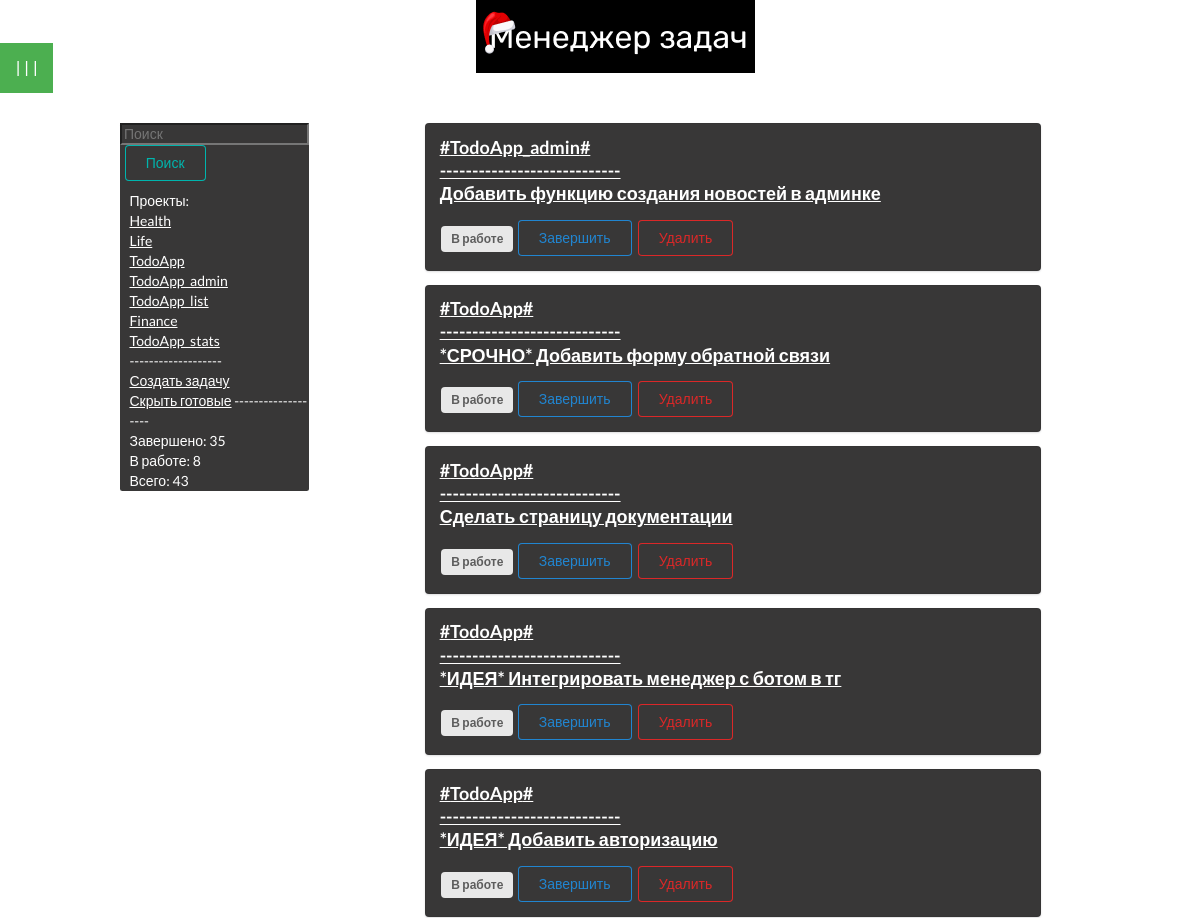
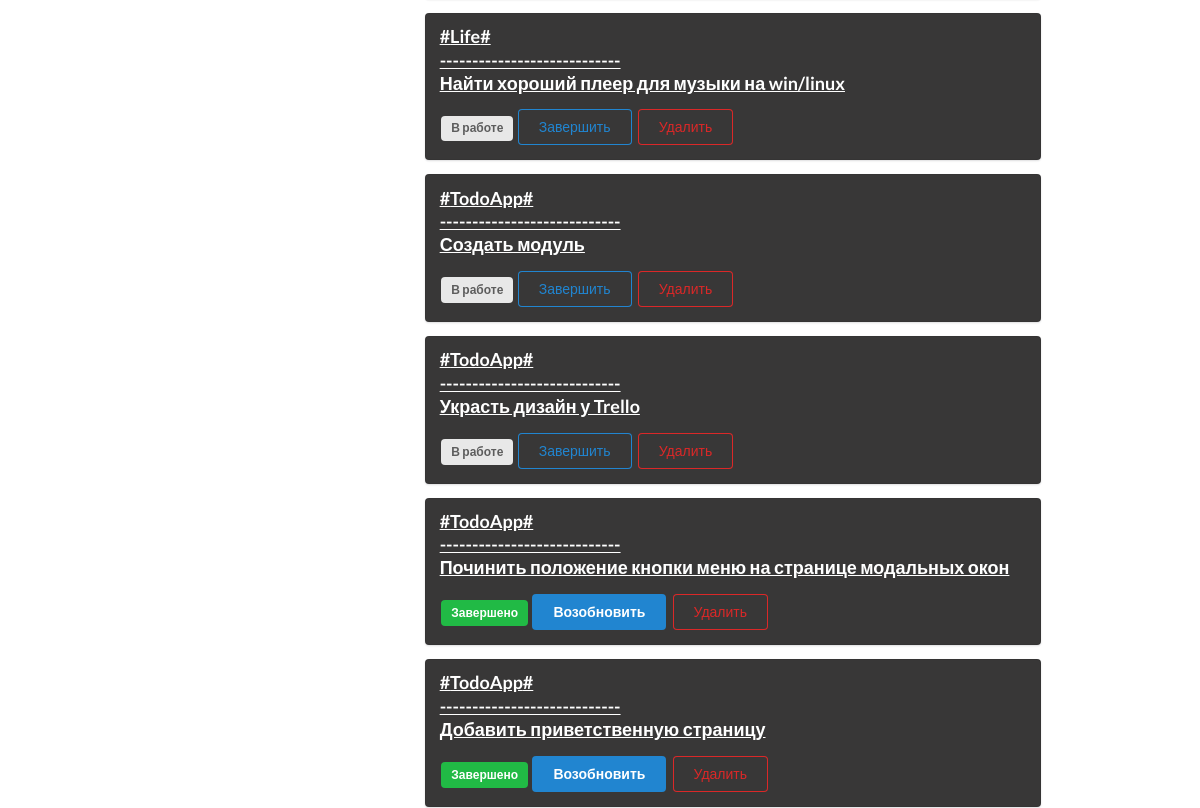
Before: / (upper part) with the older database file (2 pictures, top to bottom).
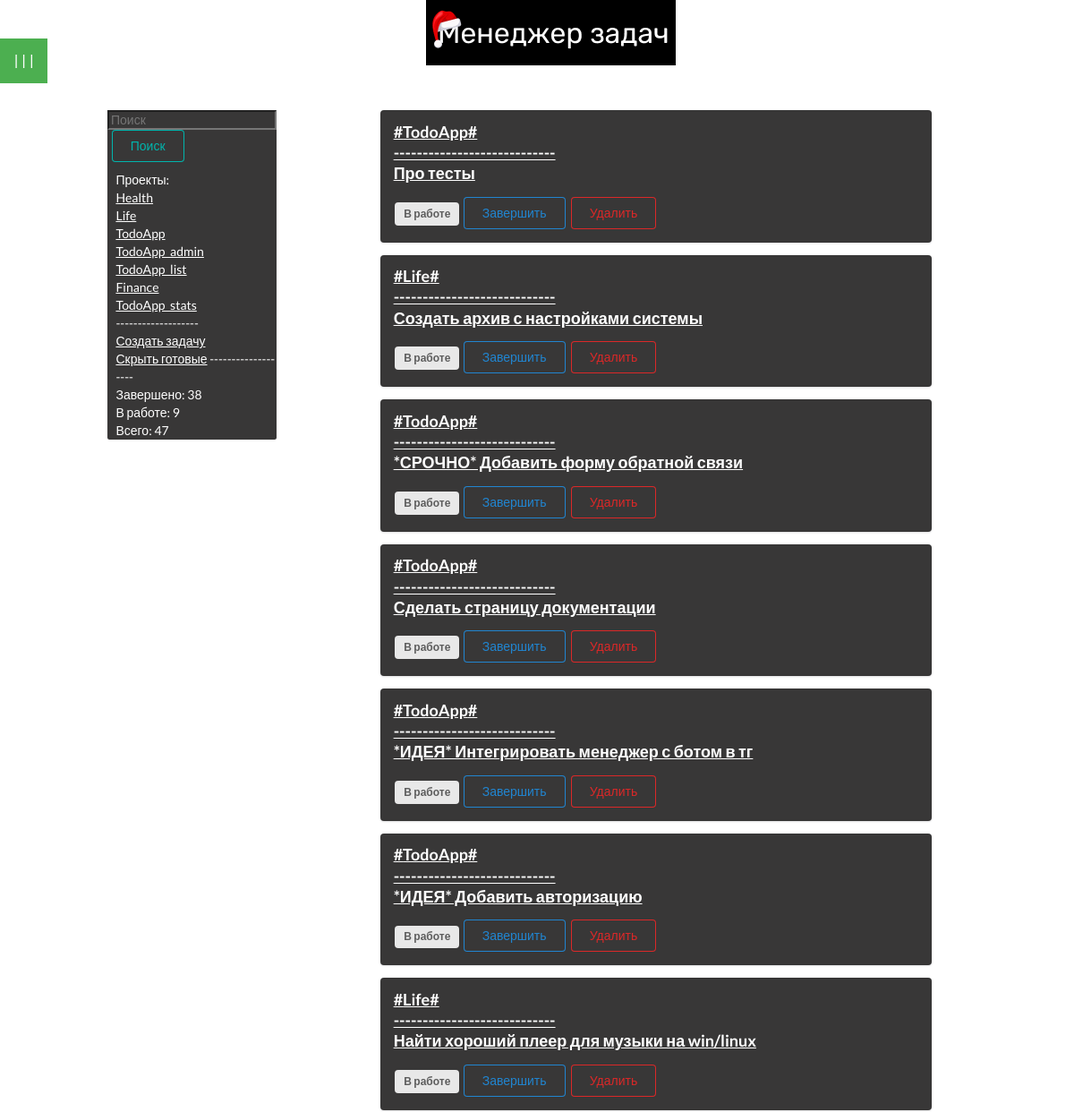
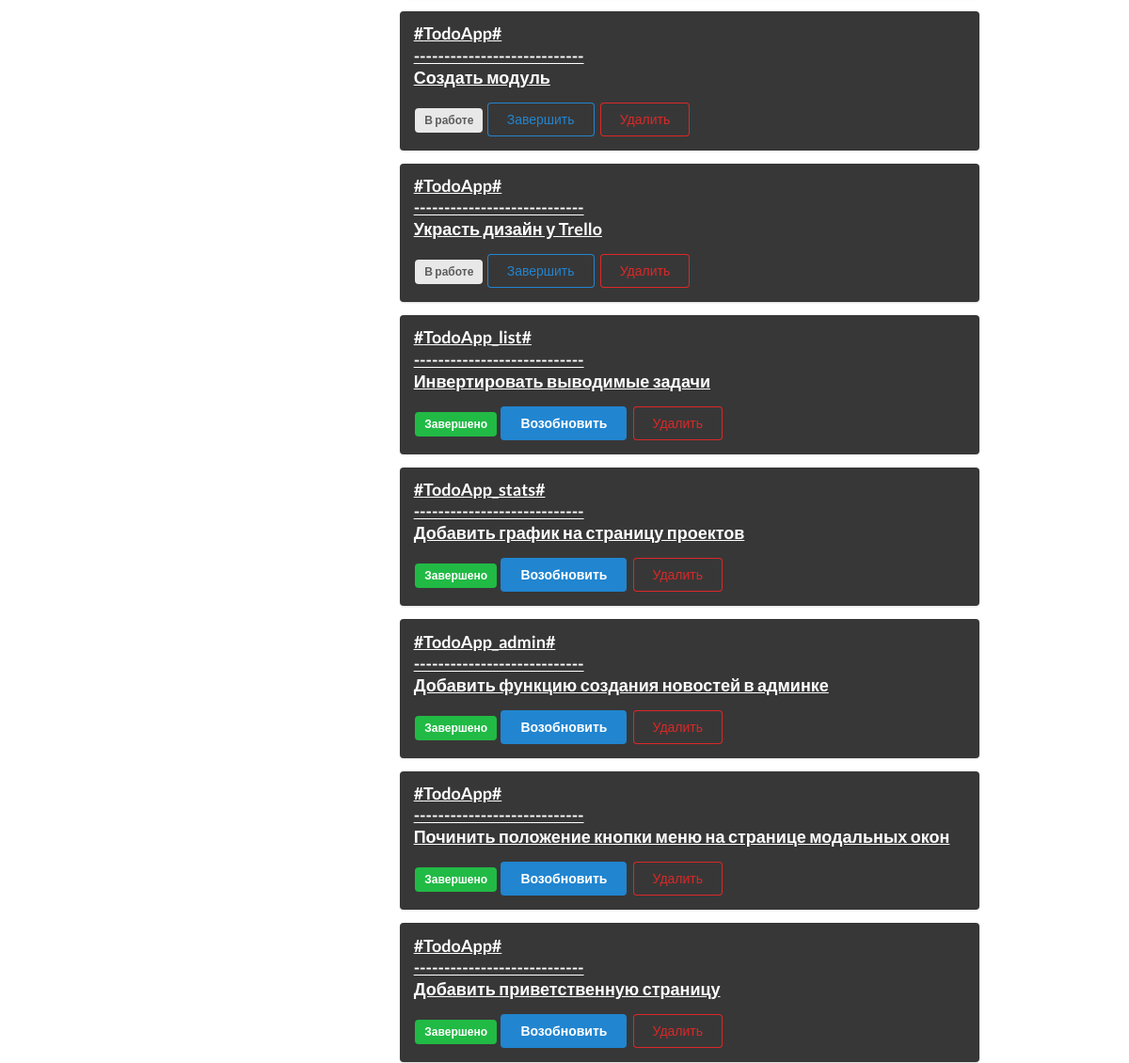
After: the same page with the newer database file (2 pictures, top to bottom).
### todo/models.py (models this page shows)
class Tag(db.Model):
    id = db.Column(db.Integer, primary_key=True)
    title = db.Column(db.String(100))
    descr = db.Column(db.String(1000))

class ToDo(db.Model):
    id = db.Column(db.Integer, primary_key=True)
    title = db.Column(db.String(100))
    tag = db.Column(db.String(50))
    descr = db.Column(db.String(1000))
    create_date = db.Column(db.String(25))
    close_date = db.Column(db.String(25))
    is_complete = db.Column(db.Boolean)

### todo/routes.py (the view)
@app.get('/')
def home():
    current_date = datetime.datetime.now().strftime('%Y-%m-%d')
    todo_list = ToDo.query.order_by(ToDo.is_complete).order_by(ToDo.id.desc()).all()
    todo_completed = ToDo.query.filter_by(is_complete=1).order_by(ToDo.id.desc()).all()
    todo_uncompleted = ToDo.query.filter_by(is_complete=0).order_by(ToDo.id.desc()).all()
    completed = len(todo_completed)
    uncompleted = len(todo_uncompleted)
    all = len(todo_list)
    todo_tags = Tag.query.distinct(Tag.title)
    return render_template('todo/index.html', todo_list=todo_list, todo_tags=todo_tags, todo_completed=completed, todo_uncompleted=uncompleted, todo_all=all, title='CUBI Prot.')

### todo/templates/todo/index.html (shortened to what this page needs)
{% extends 'todo/layout.html' %}
{% block content %}
<img src="static/todo_logo_black.png" style="margin-left: 35%; margin-right: 25%;">
<div style="margin-top: 2.5%; class:'ui container'; margin-left: 10%; margin-right: 10%; display: flex;">
    <div class="navigation"
        style="color: white; background-color: rgb(56, 55, 55); width: 20%; height: 70%; margin-bottom: 1%; border-radius: 2.5px;">
        <form action="/search" method="post">
            <input type="text" name="search_bar" placeholder="Поиск"
                style="background-color: rgb(56, 55, 55); color: white;">
            <button class="ui teal basic button" type="submit"
                style="margin-bottom: 10px; margin-left: 2.5%;">Поиск</button>
        </form>
        <div class="tags" style="margin-left: 5%;">
            {% block tags %}
            Проекты:<br>
            {% for tag in todo_tags %}
            <a href="/sort/{{ tag.title }}">{{tag.title}}<br></a>
            {% endfor %}
            -------------------<br>
            {% endblock %}
            <a href="#openModal" style="margin-top: 10%;">Создать задачу</a><br>
            <a href="/uncompleted">Скрыть готовые</a>
            -------------------<br>
        </div>
        <div style="margin-left: 5%;">
            Завершено: {{todo_completed}}<br>
            В работе: {{todo_uncompleted}}<br>
            Всего: {{todo_all}}<br>
        </div>
    </div>
    <div class="contentt" style="width: 100%;">
        {% for todo in todo_list %}
        <div class="ui segment"
            style="margin-left: 15%; margin-right: 25%; width: 80%; background-color: rgb(56, 55, 55);">
            <p class="ui big header" name="header" style="margin-bottom: 2.5%; color: white; ">
                <a href="/get_detail/{{todo.id}}" style="color: white">#{{todo.tag}}#<br>----------------------------<br>{{todo.title}}<br>
            </p></a>
            {% if todo.is_complete == False %}
            <span class="ui gray label">В работе</span>
            <a class="ui primary basic button" href="/update/{{ todo.id }}">Завершить</a>
            {% else %}
            <span class="ui green label">Завершено</span>
            <a class="ui blue button" href="/update/{{ todo.id }}">Возобновить</a>
            {% endif %}
            <a class="ui negative basic button" href="/delete/{{ todo.id }}">Удалить</a>
        </div>
        {% endfor %}
    </div>
</div>
{% endblock content %}

### todo/templates/todo/layout.html (shortened to what this page needs)
<!doctype html>
<html lang="ru">
<head>
      <link rel="stylesheet" href="{{ url_for('static', filename='css/style.css') }}">
      <link rel="stylesheet" href="https://cdn.jsdelivr.net/npm/semantic-ui@2.4.2/dist/semantic.min.css">
      <link href="https://cdn.jsdelivr.net/gh/Alaev-Co/snowflakes/dist/snow.min.css" rel="stylesheet">
</head>
<body
      style="{% if request.cookies.get('font')=='black' %}background-color:{{ request.cookies.get('font') }};color:white{% endif %}">
      <div class="dropdown">
            <button class="dropbtn">| | |</button>
                </div>
      {% block content %}
      {% endblock content %}
</body>
</html>

### todo/static/css/style.css (style rules this page uses)
.header { word-break: normal; }
body { font-family: Rubik; transition: background-color 0.3s ease; margin: 0; }
a:link { color: white; text-decoration: underline; cursor: pointer; }
.dropbtn { background-color: #4CAF50; color: white; padding: 16px; font-size: 16px; border: none; }
.dropdown { position: relative; display: inline-block; }

Changed rows visible on the page:
added ToDo: tag "TodoApp", title "Про тесты"
added ToDo: tag "Life", title "Создать архив с настройками системы"
added ToDo: tag "TodoApp_list", title "Инвертировать выводимые задачи"
added ToDo: tag "TodoApp_stats", title "Добавить график на страницу проектов"
changed ToDo "TodoApp_admin": is_complete "В работе Завершить" → "Завершено Возобновить"; moves down the list
Other visible differences:
{{ todo_completed }}: "35" → "38"
{{ todo_uncompleted }}: "8" → "9"
{{ todo_all }}: "43" → "47"
